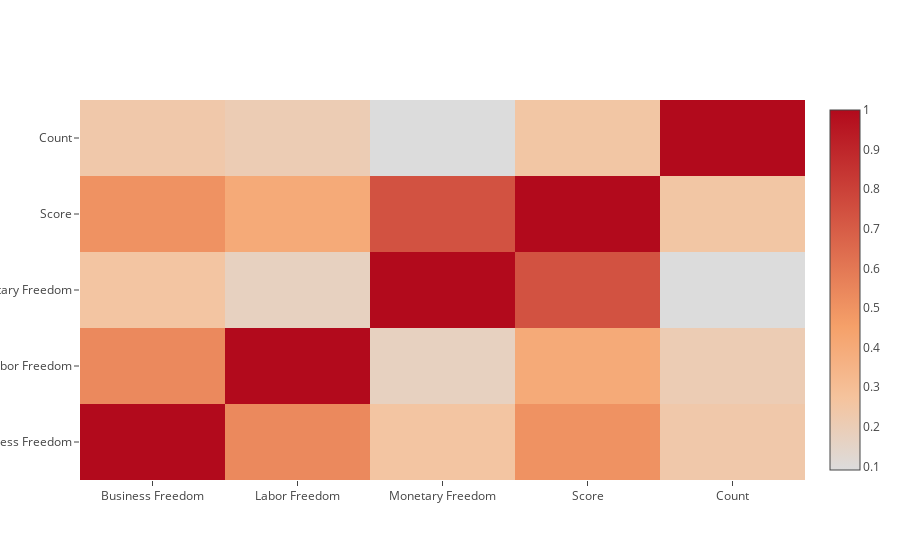

This figure's notebook cell:
### Markdown cell above
**Analyzing the correlation between the score and the open market parameters:**
* High correlation between score all the open market parameters.
* HIgh correlation between Financial and investment freedom.

### Code cell
visualizers_1.visualize_feature_correlation(countries_involved_data,regulatory_efficiency_data)

### Figure 1 — Plotly figure (JSON) as saved in the notebook; plotly's stock layout.template omitted (floating-point values rounded to 4 significant figures)
{"data": [{"colorscale": "Reds", "type": "heatmap", "x": ["Business Freedom", "Labor Freedom", "Monetary Freedom", "Score", "Count"], "y": ["Business Freedom", "Labor Freedom", "Monetary Freedom", "Score", "Count"], "z": [[1, 0.5384, 0.2589, 0.5047, 0.2364], [0.5384, 1, 0.1727, 0.4035, 0.2076], [0.2589, 0.1727, 1, 0.7385, 0.09088], [0.5047, 0.4035, 0.7385, 1, 0.2512], [0.2364, 0.2076, 0.09088, 0.2512, 1]]}], "layout": {}}
